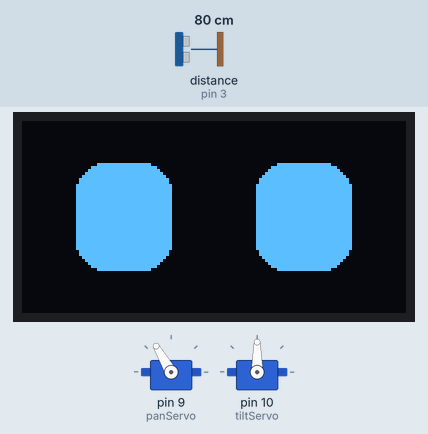
This sketch was run on a simulated Arduino Uno, built with avr-gcc and run on an emulated ATmega328P. Shown: 2 × servo, 128×64 one-colour display. Wiring (inferred from the names in the program): ultrasonic range finder: trigger pin 2; echo pin 3. The inputs (shaded band) are chosen by the test bench; at power-on: distance to the obstacle (sensor on pin 3) 80 cm. The echo pulse lasts 58.3 µs per cm; what the sketch prints to the serial monitor is not drawn.

Above: at 0.98 s.
2.0 s: distance to the obstacle (sensor on pin 3) set to 56 cm
3.6 s: distance to the obstacle (sensor on pin 3) set to 46 cm
At 5.2 s:
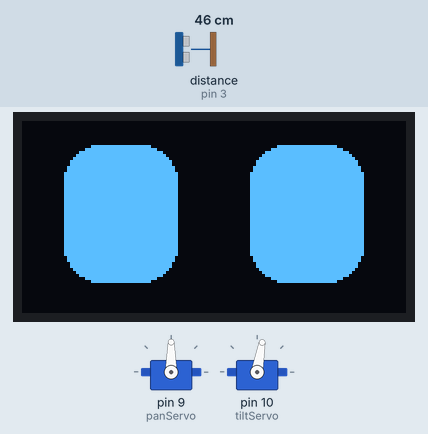
6.0 s: distance to the obstacle (sensor on pin 3) set to 60 cm
At 6.39 s:
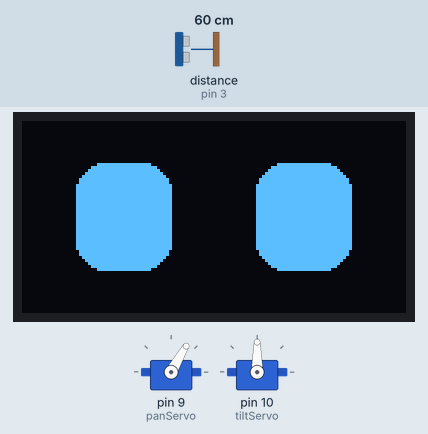
Timing chart, 0 to 15.2 s (numbered marks = the images above; inputs shaded):
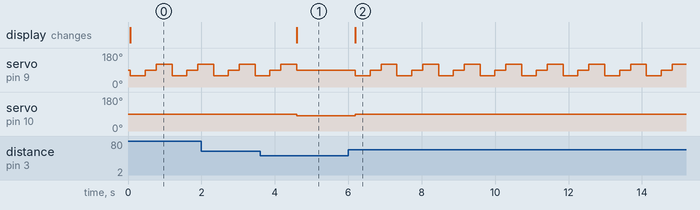

The sketch:

FinalCodeV0.ino
```cpp
#include <Wire.h>
#include <Servo.h>
#include <Adafruit_GFX.h>
#include <Adafruit_SSD1306.h>

#define SCREEN_WIDTH 128
#define SCREEN_HEIGHT 64

Adafruit_SSD1306 display(SCREEN_WIDTH, SCREEN_HEIGHT, &Wire, -1);

Servo panServo;
Servo tiltServo;

const int trigPin = 2;
const int echoPin = 3;


void setup() {

  Serial.begin(9600);

  panServo.attach(9);
  tiltServo.attach(10);

  panServo.write(90);
  tiltServo.write(90);

  pinMode(trigPin, OUTPUT);
  pinMode(echoPin, INPUT);

  display.begin(SSD1306_SWITCHCAPVCC, 0x3C);

}


void loop() {

  float distance = getDistance();

  Serial.println(distance);


  if(distance < 50) {

    curiousEyes();

    panServo.write(90);
    tiltServo.write(80);

    delay(500);

  }
  else {

    idleEyes();

    tiltServo.write(90);

    scanHead();

  }

}


float getDistance(){

  digitalWrite(trigPin,LOW);
  delayMicroseconds(2);

  digitalWrite(trigPin,HIGH);
  delayMicroseconds(10);

  digitalWrite(trigPin,LOW);

  long duration = pulseIn(echoPin,HIGH,30000);

  if(duration == 0)
    return 999;

  return duration * 0.0343 / 2;

}


void scanHead(){

  panServo.write(60);
  delay(400);

  panServo.write(90);
  delay(300);

  panServo.write(120);
  delay(400);

}


void idleEyes(){

  display.clearDisplay();

  display.fillRoundRect(18,14,32,36,10,SSD1306_WHITE);
  display.fillRoundRect(78,14,32,36,10,SSD1306_WHITE);

  display.display();

}


void curiousEyes(){

  display.clearDisplay();

  display.fillRoundRect(14,8,38,46,12,SSD1306_WHITE);
  display.fillRoundRect(76,8,38,46,12,SSD1306_WHITE);

  display.display();

}
```

Measured:
- the behaviour switches between 51 and 50 cm on distance to the obstacle (sensor on pin 3) (found by bisection; images 0 and 1)
- after the input at 3.6 s, servo on pin 10 (tiltServo): 90° → 80° after 1.0 s; the display: changes after 1.0 s (image 1)
- after the input at 6.0 s, servo on pin 9 (panServo): 90° → 60° after 0.19 s, then repeats every 1.1 s: 90° 0.30 s, 120° 0.43 s, 60° 0.40 s; servo on pin 10 (tiltServo): 80° → 90° after 0.19 s; the display: changes after 0.19 s (image 2)
